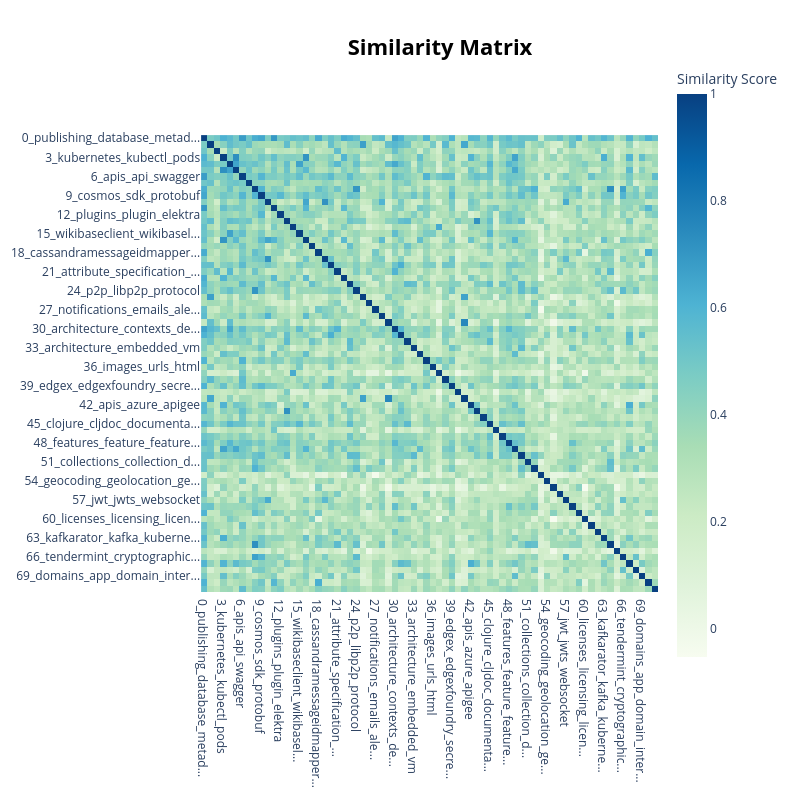

The code cell stored with this chart in its notebook:
### Code cell
topic_model.visualize_heatmap() # Topic similarity

### Figure 1 — Plotly figure (JSON) as saved in the notebook; plotly's stock layout.template omitted (floating-point values rounded to 4 significant figures; data arrays with more than 128 entries replaced by an {"elided": "..."} marker saying what was removed)
{"data": [{"coloraxis": "coloraxis", "hovertemplate": "x: %{x}<br>y: %{y}<br>Similarity Score: %{z}<extra></extra>", "name": "0", "type": "heatmap", "x": ["0_publishing_database_metad...", "1_fxa_jsx_framework", "2_architecture_decision_rec...", "3_kubernetes_kubectl_pods", "4_branches_releases_branching", "5_docker_dockerfiles_docker...", "6_apis_api_swagger", "7_testcontainers_testing_te...", "8_evidence_attacks_validators", "9_cosmos_sdk_protobuf", "10_authentication_oauth2_au...", "11_aws_s3_uploading", "12_plugins_plugin_elektra", "13_python_pip_versions", "14_elasticsearch_lucene_sea...", "15_wikibaseclient_wikibasel...", "16_secrets_kubernetes_vault", "17_eclipse_xml_epl", "18_cassandramessageidmapper...", "19_authnrequests_authnreque...", "20_frontend_webjars_hmrc", "21_attribute_specification_...", "22_logging_logs_logstash", "23_tensorflow_deeplearning4...", "24_p2p_libp2p_protocol", "25_typescript_types_type", "26_swift_xcode_ios", "27_notifications_emails_ale...", "28_authorization_privileges...", "29_commits_prettier_github", "30_architecture_contexts_de...", "31_ccs_services_marketplace", "32_java_jdk_intellij", "33_architecture_embedded_vm", "34_terraform_terragrunt_ter...", "35_uuids_uuid_identifiers", "36_images_urls_html", "37_variantsearch_joinawares...", "38_openmrs_documentation_se...", "39_edgex_edgexfoundry_secre...", "40_matlab_python_pythonic", "41_typescript_standardjs_es...", "42_apis_azure_apigee", "43_flask_wsgi_django", "44_translators_translations...", "45_clojure_cljdoc_documenta...", "46_flutter_downloader_downl...", "47_arachne_owl_configuration", "48_features_feature_feature...", "49_config_node_env_configur...", "50_holochain_qml_holoport", "51_collections_collection_d...", "52_ibc_relaying_relay", "53_scratch3_scratch_ftduino", "54_geocoding_geolocation_ge...", "55_rabbitmqeventhandler_rab...", "56_structured_grades_qualif...", "57_jwt_jwts_websocket", "58_screens_setloadingscreen...", "59_cassandra_atlasdb_transa...", "60_licenses_licensing_licen...", "61_datetime_offsetdatetime_...", "62_annotations_tasktype_tasks", "63_kafkarator_kafka_kuberne...", "64_staking_stake_proposals", "65_ocrmypdf_pdfs_pdf", "66_tendermint_cryptographic...", "67_microservices_microservi...", "68_protocol_secrecy_otr", "69_domains_app_domain_inter...", "70_blobstore_blobstodelete_...", "71_exceptions_failable_apis"], "xaxis": "x", "y": ["0_publishing_database_metad...", "1_fxa_jsx_framework", "2_architecture_decision_rec...", "3_kubernetes_kubectl_pods", "4_branches_releases_branching", "5_docker_dockerfiles_docker...", "6_apis_api_swagger", "7_testcontainers_testing_te...", "8_evidence_attacks_validators", "9_cosmos_sdk_protobuf", "10_authentication_oauth2_au...", "11_aws_s3_uploading", "12_plugins_plugin_elektra", "13_python_pip_versions", "14_elasticsearch_lucene_sea...", "15_wikibaseclient_wikibasel...", "16_secrets_kubernetes_vault", "17_eclipse_xml_epl", "18_cassandramessageidmapper...", "19_authnrequests_authnreque...", "20_frontend_webjars_hmrc", "21_attribute_specification_...", "22_logging_logs_logstash", "23_tensorflow_deeplearning4...", "24_p2p_libp2p_protocol", "25_typescript_types_type", "26_swift_xcode_ios", "27_notifications_emails_ale...", "28_authorization_privileges...", "29_commits_prettier_github", "30_architecture_contexts_de...", "31_ccs_services_marketplace", "32_java_jdk_intellij", "33_architecture_embedded_vm", "34_terraform_terragrunt_ter...", "35_uuids_uuid_identifiers", "36_images_urls_html", "37_variantsearch_joinawares...", "38_openmrs_documentation_se...", "39_edgex_edgexfoundry_secre...", "40_matlab_python_pythonic", "41_typescript_standardjs_es...", "42_apis_azure_apigee", "43_flask_wsgi_django", "44_translators_translations...", "45_clojure_cljdoc_documenta...", "46_flutter_downloader_downl...", "47_arachne_owl_configuration", "48_features_feature_feature...", "49_config_node_env_configur...", "50_holochain_qml_holoport", "51_collections_collection_d...", "52_ibc_relaying_relay", "53_scratch3_scratch_ftduino", "54_geocoding_geolocation_ge...", "55_rabbitmqeventhandler_rab...", "56_structured_grades_qualif...", "57_jwt_jwts_websocket", "58_screens_setloadingscreen...", "59_cassandra_atlasdb_transa...", "60_licenses_licensing_licen...", "61_datetime_offsetdatetime_...", "62_annotations_tasktype_tasks", "63_kafkarator_kafka_kuberne...", "64_staking_stake_proposals", "65_ocrmypdf_pdfs_pdf", "66_tendermint_cryptographic...", "67_microservices_microservi...", "68_protocol_secrecy_otr", "69_domains_app_domain_inter...", "70_blobstore_blobstodelete_...", "71_exceptions_failable_apis"], "yaxis": "y", "z": {"elided": "72x72 float values"}}], "layout": {"coloraxis": {"colorbar": {"title": {"text": "Similarity Score"}}, "colorscale": [[0, "rgb(247,252,240)"], [0.125, "rgb(224,243,219)"], [0.25, "rgb(204,235,197)"], [0.375, "rgb(168,221,181)"], [0.5, "rgb(123,204,196)"], [0.625, "rgb(78,179,211)"], [0.75, "rgb(43,140,190)"], [0.875, "rgb(8,104,172)"], [1, "rgb(8,64,129)"]]}, "height": 800, "hoverlabel": {"bgcolor": "white", "font": {"family": "Rockwell", "size": 16}}, "legend": {"title": {"text": "Trend"}}, "margin": {"t": 60}, "showlegend": true, "title": {"font": {"color": "Black", "size": 22}, "text": "<b>Similarity Matrix</b>", "x": 0.55, "xanchor": "center", "y": 0.95, "yanchor": "top"}, "width": 800, "xaxis": {"anchor": "y", "constrain": "domain", "domain": [0, 1], "scaleanchor": "y"}, "yaxis": {"anchor": "x", "autorange": "reversed", "constrain": "domain", "domain": [0, 1]}}}
